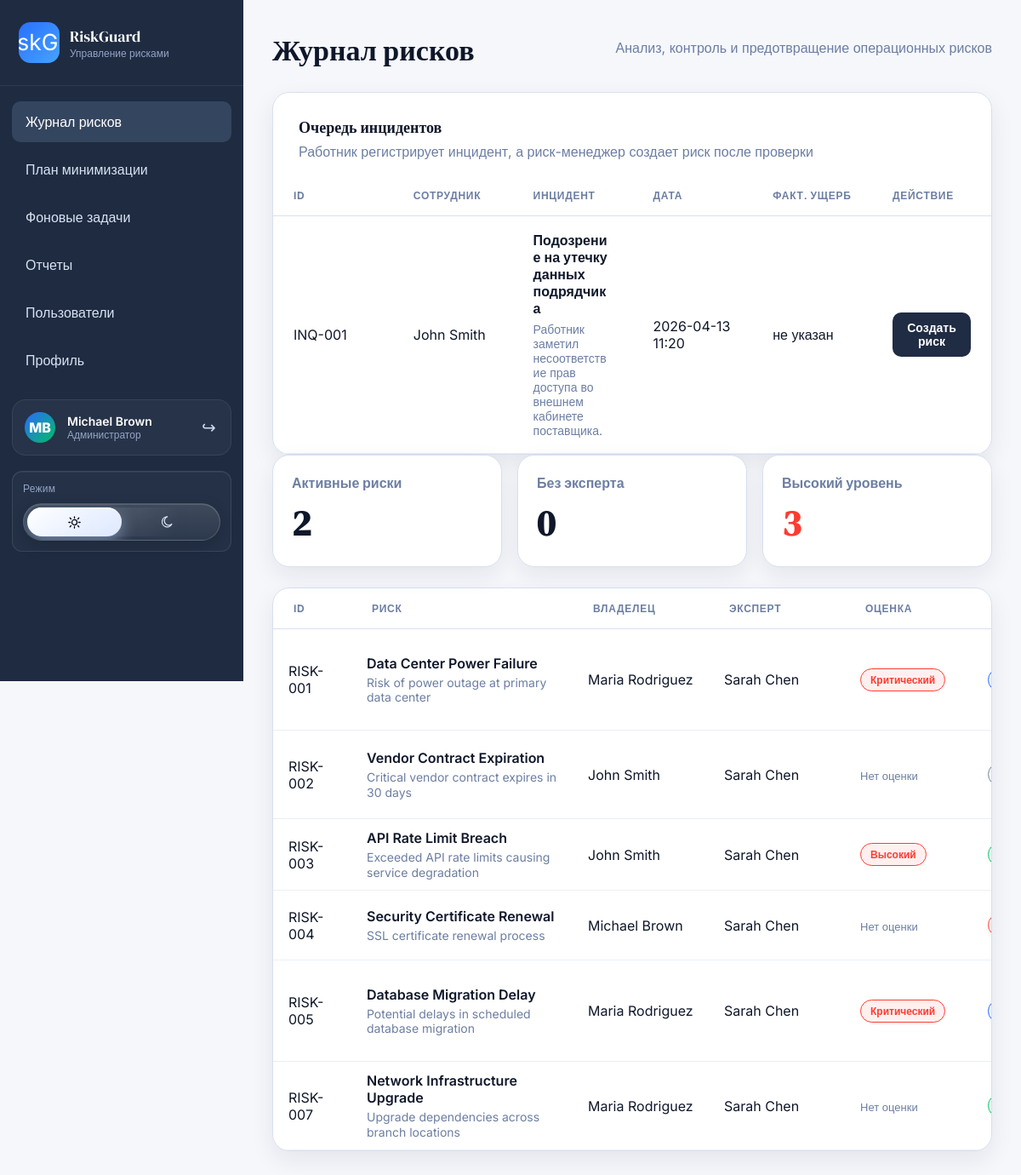
/risk-journal (signed in), run on the app's committed database.
### app.py (models this page shows)
class User(db.Model):
    id = db.Column(db.Integer, primary_key=True)
    full_name = db.Column(db.String(120), nullable=False)
    email = db.Column(db.String(120), unique=True, nullable=False)
    password_hash = db.Column(db.String(255), nullable=False)
    role = db.Column(db.String(40), nullable=False, default=Role.RISK_MANAGER.value)
    is_approved = db.Column(db.Boolean, nullable=False, default=False)
    joined_at = db.Column(db.Date, nullable=False, default=datetime.utcnow().date)
    risks = db.relationship("Risk", back_populates="owner", foreign_keys="Risk.owner_id", lazy="selectin")
    assigned_risks = db.relationship("Risk", back_populates="expert", foreign_keys="Risk.expert_id", lazy="selectin")
    assessments = db.relationship("Assessment", back_populates="expert", lazy="selectin")
    incidents = db.relationship("Incident", back_populates="reporter", lazy="selectin")
    incident_intakes = db.relationship("IncidentIntake", back_populates="reporter", lazy="selectin")

class IncidentIntake(db.Model):
    id = db.Column(db.Integer, primary_key=True)
    public_id = db.Column(db.String(32), unique=True, nullable=False)
    title = db.Column(db.String(180), nullable=False)
    description = db.Column(db.Text, nullable=False)
    category = db.Column(db.String(80), nullable=False)
    impact_level = db.Column(db.String(40), nullable=False)
    occurrence_date = db.Column(db.String(25), nullable=False)
    actual_loss = db.Column(db.Integer, nullable=False, default=0)
    status = db.Column(db.String(20), nullable=False, default=IntakeStatus.PENDING.value)
    reporter_id = db.Column(db.Integer, db.ForeignKey("user.id"), nullable=False)
    linked_risk_id = db.Column(db.Integer, db.ForeignKey("risk.id"))
    created_at = db.Column(db.Date, nullable=False, default=datetime.utcnow().date)
    reporter = db.relationship("User", back_populates="incident_intakes")
    linked_risk = db.relationship("Risk")

class Risk(db.Model):
    id = db.Column(db.Integer, primary_key=True)
    public_id = db.Column(db.String(32), unique=True, nullable=False)
    title = db.Column(db.String(180), nullable=False)
    description = db.Column(db.Text, nullable=False)
    category = db.Column(db.String(80), nullable=False)
    impact_level = db.Column(db.String(40), nullable=False)
    status = db.Column(db.String(40), nullable=False, default=RiskStatus.CREATED.value)
    owner_id = db.Column(db.Integer, db.ForeignKey("user.id"), nullable=False)
    expert_id = db.Column(db.Integer, db.ForeignKey("user.id"))
    created_at = db.Column(db.Date, nullable=False, default=datetime.utcnow().date)
    owner = db.relationship("User", back_populates="risks", foreign_keys=[owner_id])
    expert = db.relationship("User", back_populates="assigned_risks", foreign_keys=[expert_id])
    measures = db.relationship(
        "MitigationMeasure",
        back_populates="risk",
        cascade="all, delete-orphan",
        lazy="selectin",
    )
    assessments = db.relationship("Assessment", back_populates="risk", cascade="all, delete-orphan", lazy="selectin")
    incidents = db.relationship("Incident", back_populates="risk", cascade="all, delete-orphan", lazy="selectin")

class Assessment(db.Model):
    id = db.Column(db.Integer, primary_key=True)
    risk_id = db.Column(db.Integer, db.ForeignKey("risk.id"), nullable=False)
    probability = db.Column(db.Integer, nullable=False)
    impact_score = db.Column(db.Integer, nullable=False)
    recommendation = db.Column(db.Text, nullable=False)
    date = db.Column(db.Date, nullable=False, default=datetime.utcnow().date)
    expert_id = db.Column(db.Integer, db.ForeignKey("user.id"), nullable=False)
    risk = db.relationship("Risk", back_populates="assessments")
    expert = db.relationship("User", back_populates="assessments")
    @property
    def severity_level(self) -> str:
        score = self.probability * self.impact_score
        if score >= 20:
            return "Critical"
        if score >= 12:
            return "High"
        if score >= 6:
            return "Medium"
        return "Low"

### app.py (the view)
@app.route("/risk-journal")
@manager_web_required
def risk_journal():
    risks = (
        db.session.execute(db.select(Risk).options(joinedload(Risk.owner), joinedload(Risk.expert), joinedload(Risk.assessments)).order_by(Risk.id))
        .unique()
        .scalars()
        .all()
    )
    experts = (
        db.session.execute(
            db.select(User).where(User.role == Role.EXPERT.value, User.is_approved.is_(True)).order_by(User.full_name)
        )
        .scalars()
        .all()
    )
    unassigned_count = sum(1 for risk in risks if not risk.expert_id and risk.status in {RiskStatus.CREATED.value, RiskStatus.ACTIVE.value})
    active_count = sum(1 for risk in risks if risk.status == RiskStatus.ACTIVE.value)
    critical_count = sum(1 for risk in risks if risk.impact_level in {"High", "Critical"})
    pending_incidents = (
        db.session.execute(
            db.select(IncidentIntake)
            .options(joinedload(IncidentIntake.reporter), joinedload(IncidentIntake.linked_risk))
            .where(IncidentIntake.status == IntakeStatus.PENDING.value)
            .order_by(IncidentIntake.id.desc())
        )
        .scalars()
        .all()
    )
    return render_template(
        "risk_journal.html",
        risks=risks,
        experts=experts,
        pending_incidents=pending_incidents,
        unassigned_count=unassigned_count,
        active_count=active_count,
        critical_count=critical_count,
    )

### app.py (called while the page is built)
@app.after_request
def allow_desktop_client(response):
    origin = request.headers.get("Origin", "")
    if origin in DESKTOP_ALLOWED_ORIGINS:
        response.headers["Access-Control-Allow-Origin"] = origin
        response.headers["Access-Control-Allow-Headers"] = "Content-Type, Authorization"
        response.headers["Access-Control-Allow-Methods"] = "GET, POST, PATCH, OPTIONS"
        response.headers["Vary"] = "Origin"
    try:
        started_at = getattr(g, "request_started_at", None)
        if started_at and request.path.startswith("/api/"):
            elapsed = int((time.perf_counter() - started_at) * 1000)
            kind = "COMMAND" if request.method in {"POST", "PATCH", "PUT", "DELETE"} else "QUERY"
            record_metric(request.path, kind, elapsed)
            db.session.commit()
    except Exception:  # noqa: BLE001
        db.session.rollback()
    return response

def status_label_text(status: str) -> str:
    return STATUS_LABELS.get(status, status)

def severity_label_text(severity: str) -> str:
    return SEVERITY_LABELS.get(severity, severity)

def decode_token(token: str) -> dict:
    return jwt.decode(token, app.config["SECRET_KEY"], algorithms=["HS256"])

def current_user_from_session() -> User | None:
    token = session.get("access_token")
    if not token:
        return None
    try:
        payload = decode_token(token)
    except jwt.PyJWTError:
        session.pop("access_token", None)
        return None
    user = db.session.get(User, payload["user_id"])
    if not user or not user.is_approved:
        session.pop("access_token", None)
        return None
    return user

def web_auth_required(view):
    @wraps(view)
    def wrapped(*args, **kwargs):
        user = current_user_from_session()
        if not user:
            return redirect(url_for("auth_page"))
        g.current_user = user
        return view(*args, **kwargs)
    return wrapped

def manager_web_required(view):
    @wraps(view)
    @web_auth_required
    def wrapped(*args, **kwargs):
        if g.current_user.role not in {Role.ADMIN.value, Role.RISK_MANAGER.value}:
            abort(404)
        return view(*args, **kwargs)
    return wrapped

@app.before_request
def load_current_user():
    g.request_started_at = time.perf_counter()
    g.current_user = current_user_from_session()

### templates/risk_journal.html (shortened to what this page needs)
{% extends "dashboard_base.html" %}
{% block content %}
  <section class="page-header">
    <h1>Журнал рисков</h1>
    <p>Анализ, контроль и предотвращение операционных рисков</p>
  </section>
  {% if current_user.role in ['admin', 'risk_manager'] %}
    <section class="panel table-panel">
      <div class="panel-heading between">
        <div>
          <h2>Очередь инцидентов</h2>
          <p>Работник регистрирует инцидент, а риск-менеджер создает риск после проверки</p>
        </div>
      </div>
      <table class="audit-table intake-table">
        <thead>
          <tr>
            <th>ID</th>
            <th>Сотрудник</th>
            <th>Инцидент</th>
            <th>Дата</th>
            <th>Факт. ущерб</th>
            <th>Действие</th>
          </tr>
        </thead>
        <tbody>
          {% for intake in pending_incidents %}
            <tr>
              <td>{{ intake.public_id }}</td>
              <td>{{ intake.reporter.full_name }}</td>
              <td>
                <div class="risk-title">{{ intake.title }}</div>
                <div class="risk-description">{{ intake.description }}</div>
              </td>
              <td>{{ intake.occurrence_date }}</td>
              <td>{{ intake.actual_loss if intake.actual_loss else "не указан" }}</td>
              <td>
                <form method="post" action="{{ url_for('create_risk_from_intake', public_id=intake.public_id) }}">
                  <button class="primary-btn small" type="submit">Создать риск</button>
                </form>
              </td>
            </tr>
          {% else %}
            <tr>
              <td colspan="6"><span class="muted">Очередь инцидентов пустая.</span></td>
            </tr>
          {% endfor %}
        </tbody>
      </table>
    </section>
  {% endif %}
  <section class="report-grid compact-metrics">
    <article class="panel report-card">
      <span>Активные риски</span>
      <strong>{{ active_count }}</strong>
    </article>
    <article class="panel report-card">
      <span>Без эксперта</span>
      <strong>{{ unassigned_count }}</strong>
    </article>
    <article class="panel report-card danger">
      <span>Высокий уровень</span>
      <strong>{{ critical_count }}</strong>
    </article>
  </section>
  <section class="panel table-panel compact-risk-panel">
    <table class="risk-table compact-risk-table">
      <thead>
        <tr>
          <th>ID</th>
          <th>Риск</th>
          <th>Владелец</th>
          <th>Эксперт</th>
          <th>Оценка</th>
          <th>Статус</th>
        </tr>
      </thead>
      <tbody>
        {% for risk in risks %}
          <tr>
            <td>{{ risk.public_id }}</td>
            <td>
              <a class="risk-title risk-link" href="{{ url_for('risk_detail', public_id=risk.public_id) }}">{{ risk.title }}</a>
              <div class="risk-description">{{ risk.description }}</div>
            </td>
            <td>{{ risk.owner.full_name }}</td>
            <td>
              {% if risk.expert %}
                {{ risk.expert.full_name }}
              {% else %}
                <span class="muted">Не назначен</span>
              {% endif %}
            </td>
            <td>
              {% if risk.assessments %}
                <span class="status-badge {{ risk.assessments[-1].severity_level|lower }}">{{ severity_label(risk.assessments[-1].severity_level) }}</span>
              {% else %}
                <span class="muted">Нет оценки</span>
              {% endif %}
            </td>
            <td><span class="status-badge {{ risk.status|lower }}">{{ status_label(risk.status) }}</span></td>
          </tr>
        {% endfor %}
      </tbody>
    </table>
  </section>
{% endblock %}

### templates/dashboard_base.html (shortened to what this page needs)
<!doctype html>
<html lang="ru">
  <head>
    <link rel="stylesheet" href="{{ url_for('static', filename='styles.css') }}">
  </head>
  <body class="dashboard-body">
    <div class="dashboard-layout">
      <aside class="sidebar">
        <div class="brand-box">
          <div class="brand-icon"><img src="{{ url_for('static', filename='riskguard-icon.png') }}" alt="RiskGuard"></div>
          <div>
            <div class="brand-title">RiskGuard</div>
            <div class="brand-subtitle">Управление рисками</div>
          </div>
        </div>
        <nav class="sidebar-nav">
          <a class="nav-link {% if request.endpoint == 'risk_journal' %}active{% endif %}" href="{{ url_for('risk_journal') }}">Журнал рисков</a>
          <a class="nav-link {% if request.endpoint == 'create_mitigation_plan' %}active{% endif %}" href="{{ url_for('create_mitigation_plan') }}">План минимизации</a>
          <a class="nav-link {% if request.endpoint == 'background_tasks' %}active{% endif %}" href="{{ url_for('background_tasks') }}">Фоновые задачи</a>
          <a class="nav-link {% if request.endpoint == 'reports' %}active{% endif %}" href="{{ url_for('reports') }}">Отчеты</a>
          {% if current_user and current_user.role == 'admin' %}
            <a class="nav-link {% if request.endpoint == 'admin_users' %}active{% endif %}" href="{{ url_for('admin_users') }}">Пользователи</a>
          {% endif %}
          <a class="nav-link {% if request.endpoint == 'profile' %}active{% endif %}" href="{{ url_for('profile') }}">Профиль</a>
        </nav>
        <div class="sidebar-user">
          <div class="avatar-mini">{{ current_user.full_name[:1] if current_user else "R" }}{{ current_user.full_name.split(" ")[-1][:1] if current_user and " " in current_user.full_name else "" }}</div>
          <div>
            <div class="sidebar-user-name">{{ current_user.full_name if current_user else "Гость" }}</div>
            <div class="sidebar-user-role">{{ role_label(current_user.role) if current_user else "" }}</div>
          </div>
          <a class="logout-link" href="{{ url_for('logout') }}">↪</a>
        </div>
        <section class="sidebar-mode-card">
          <div class="sidebar-mode-title">Режим</div>
          <div id="mode-toggle-root" class="sidebar-mode-root" data-initial-mode="day"></div>
        </section>
      </aside>
      <main class="main-panel">
        {% block content %}{% endblock %}
      </main>
    </div>
  </body>
</html>

### templates/dashboard_base.html (style rules this page uses)
html, body { background: #f5f7fb; }

### data on the page
User: full_name "M", full_name "B", full_name "Michael Brown", role "Администратор"
IncidentIntake: public_id "INQ-001", reporter.full_name "John Smith", title "Подозрение на утечку данных подрядчика", description "Работник заметил несоответствие прав доступа во внешнем кабинете поставщика.", occurrence_date "2026-04-13 11:20", actual_loss "не указан"
Risk: public_id "RISK-001", title "Data Center Power Failure", description "Risk of power outage at primary data center", owner.full_name "Maria Rodriguez", expert.full_name "Sarah Chen"
Assessment: probability+impact_score "Критический"
Risk: public_id "RISK-002", title "Vendor Contract Expiration", description "Critical vendor contract expires in 30 days", owner.full_name "John Smith", expert.full_name "Sarah Chen", shows "Нет оценки"
Risk: public_id "RISK-003", title "API Rate Limit Breach", description "Exceeded API rate limits causing service degradation", owner.full_name "John Smith", expert.full_name "Sarah Chen"
Assessment: probability+impact_score "Высокий"
Risk: public_id "RISK-004", title "Security Certificate Renewal", description "SSL certificate renewal process", owner.full_name "Michael Brown", expert.full_name "Sarah Chen", shows "Нет оценки"
Risk: public_id "RISK-005", title "Database Migration Delay", description "Potential delays in scheduled database migration", owner.full_name "Maria Rodriguez", expert.full_name "Sarah Chen"
Assessment: probability+impact_score "Критический"
Risk: public_id "RISK-007", title "Network Infrastructure Upgrade", description "Upgrade dependencies across branch locations", owner.full_name "Maria Rodriguez", expert.full_name "Sarah Chen", shows "Нет оценки"

### other printed values
{{ active_count }} "2"
{{ unassigned_count }} "0"
{{ critical_count }} "3"
